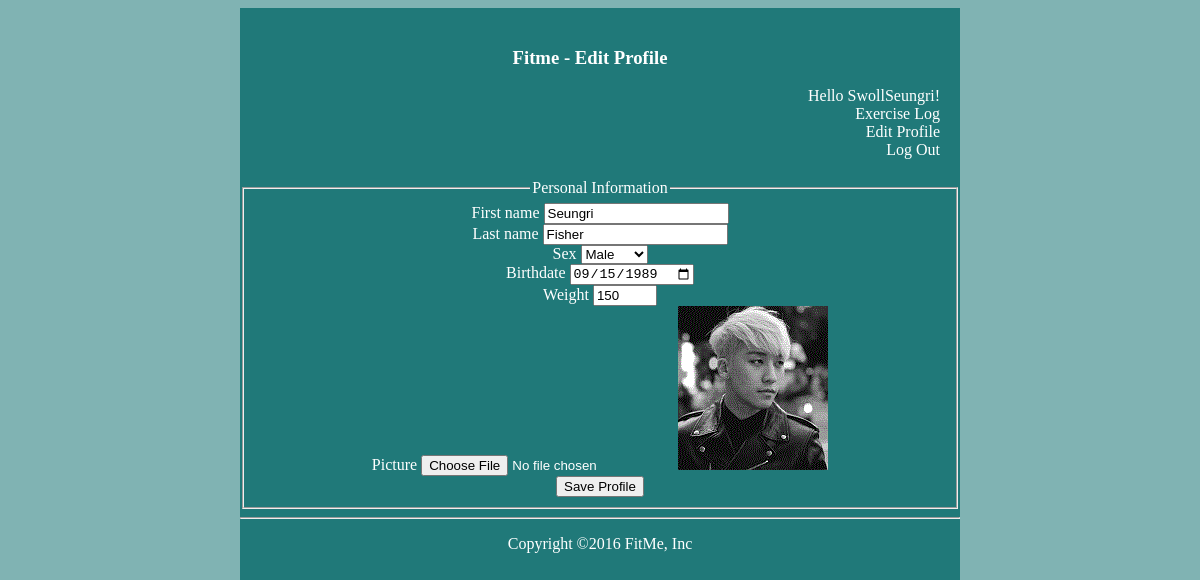
Screenshot of /editprofile.php (signed in) with the database file from the repository.
### tables this page shows
CREATE TABLE `exercise_user` (
  `user_id` int(11) NOT NULL AUTO_INCREMENT,
  `username` varchar(30) NOT NULL,
  `password` varchar(40) DEFAULT NULL,
  `first_name` varchar(20) NOT NULL,
  `last_name` varchar(20) NOT NULL,
  `sex` char(1) DEFAULT NULL,
  `birthdate` date NOT NULL,
  `weight` int(11) DEFAULT NULL,
  `picture` varchar(50) DEFAULT NULL,
  `join_date` timestamp NOT NULL DEFAULT CURRENT_TIMESTAMP ON UPDATE CURRENT_TIMESTAMP,
  PRIMARY KEY (`user_id`)
);

### editprofile.php (the view, shortened to what this page needs)
<?php
    require_once('header.php');
    require_once('navmenu.php');
    $dbc = mysqli_connect(DB_HOST, DB_USER, DB_PASSWORD, DB_NAME);
    if (isset($_POST['submit'])) {
        $first_name = mysqli_real_escape_string($dbc, trim($_POST['firstname']));
        $last_name = mysqli_real_escape_string($dbc, trim($_POST['lastname']));
        $sex = mysqli_real_escape_string($dbc, trim($_POST['sex']));
        $birthdate = mysqli_real_escape_string($dbc, trim($_POST['birthdate']));
        $weight = mysqli_real_escape_string($dbc, trim($_POST['weight']));
        $old_picture = mysqli_real_escape_string($dbc, trim($_POST['old_picture']));
        $new_picture = mysqli_real_escape_string($dbc, trim($_FILES['new_picture']['name']));
        $new_picture_type = $_FILES['new_picture']['type'];
        $new_picture_size = $_FILES['new_picture']['size'];
        if (!empty($new_picture)) {
            list($new_picture_width, $new_picture_height) = getimagesize($_FILES['new_picture']['tmp_name']);
        }
        $error = false;
        if (!empty($new_picture)) {
            if ((($new_picture_type == 'image/gif') || ($new_picture_type == 'image/jpeg') || ($new_picture_type == 'image/pjpeg') ||
                ($new_picture_type == 'image/png')) && ($new_picture_size > 0) && ($new_picture_size <= MM_MAXFILESIZE) &&
                ($new_picture_width <= MM_MAXIMGWIDTH) && ($new_picture_height <= MM_MAXIMGHEIGHT)) {
                if ($_FILES['file']['error'] == 0) {
                    $target = MM_UPLOADPATH . basename($new_picture);
                    if (move_uploaded_file($_FILES['new_picture']['tmp_name'], $target)) {
                        if (!empty($old_picture) && ($old_picture != $new_picture)) {
                          @unlink(MM_UPLOADPATH . $old_picture);
                        }
                    } else {
                        @unlink($_FILES['new_picture']['tmp_name']);
                        $error = true;
                        echo '<p class="error">Sorry, there was a problem uploading your picture.</p>';
                    }
                }
            } else {
                @unlink($_FILES['new_picture']['tmp_name']);
                $error = true;
                echo '<p class="error">Your picture must be a GIF, JPEG, or PNG image file no greater than ' . (MM_MAXFILESIZE / 1024) .
                        ' KB and ' . MM_MAXIMGWIDTH . 'x' . MM_MAXIMGHEIGHT . ' pixels in size.</p>';
            }
        }
        if (!$error) {
            if (!empty($first_name) && !empty($last_name) && !empty($sex) && !empty($birthdate) && !empty($weight)) {
                if (!empty($new_picture)) {
                  $query = "UPDATE exercise_user SET first_name = '$first_name', last_name = '$last_name', sex = '$sex', " .
                    " birthdate = '$birthdate', weight = '$weight', picture = '$new_picture' WHERE user_id = '" . $_SESSION['user_id'] . "'";
                } else {
                      $query = "UPDATE exercise_user SET first_name = '$first_name', last_name = '$last_name', sex = '$sex', " .
                        " birthdate = '$birthdate', weight = '$weight' WHERE user_id = '" . $_SESSION['user_id'] . "'";
                }
                mysqli_query($dbc, $query);
                echo '<p>Your profile has been successfully updated. Would you like to <a href="index.php">view your profile</a>?</p>';
                mysqli_close($dbc);
                exit();
            } else {
                echo '<p class="error">You must enter all of the profile data (the picture is optional).</p>';
            }
        }
    } else {
        $query = "SELECT first_name, last_name, sex, birthdate, weight, picture FROM exercise_user WHERE user_id = '" . $_SESSION['user_id'] . "'";
        $data = mysqli_query($dbc, $query);
        $row = mysqli_fetch_array($data);
        if ($row != NULL) {
            $first_name = $row['first_name'];
            $last_name = $row['last_name'];
            $sex = $row['sex'];
            $birthdate = $row['birthdate'];
            $weight = $row['weight'];
            $old_picture = $row['picture'];
        } else {
            echo '<p class="error">There was a problem accessing your profile.</p>';
        }
    }
?>
  <form enctype="multipart/form-data" method="post" action="<?php echo $_SERVER['PHP_SELF']; ?>">
    <fieldset>
      <legend>Personal Information</legend>
      <label for="firstname">First name</label>
      <input type="text" id="firstname" name="firstname" value="<?php if (!empty($first_name)) echo $first_name; ?>" /><br />
      <label for="lastname">Last name</label>
      <input type="text" id="lastname" name="lastname" value="<?php if (!empty($last_name)) echo $last_name; ?>" /><br />
      <label for="sex">Sex</label>
      <select id="sex" name="sex">
        <option value="M" <?php if (!empty($sex) && $sex == 'M') echo 'selected = "selected"'; ?>>Male</option>
      </select><br />
      <label for="birthdate">Birthdate</label>
      <input type="date" name="birthdate" value="<?php if (!empty($birthdate)) echo $birthdate; ?>" /><br />
      <label for="weight">Weight</label>
      <input type="number" name="weight" min="75" max="999" value="<?php if (!empty($weight)) echo $weight; ?>" /><br />
      <label for="new_picture">Picture</label>
      <input type="file" id="new_picture" name="new_picture" />
      <?php if (!empty($old_picture)) {
          echo '<img class="profile" src="' . MM_UPLOADPATH . $old_picture . '" alt="Profile Picture" />';
      } ?>
        <br />
        <input type="submit" value="Save Profile" name="submit" />
    </fieldset>
  </form>
<?php
    require_once('footer.php');
?>

### style.css (style rules this page uses)
body { margin-right: 20%; margin-left: 20%; font-family: tahoma; color: white; background-color: #80b3b3; padding: 0%; }

### rows the page displays
exercise_user: firstname "Seungri", lastname "Fisher", sex "Male", birthdate "09/15/1989", weight "150", picture (picture)

### other values shown
$page_title "Edit Profile"
$_SESSION['username'] "SwollSeungri"
